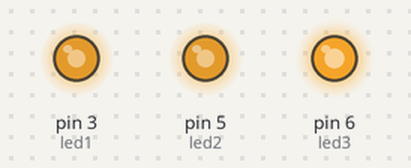
The sketch below on a simulated Arduino Uno, built with avr-gcc and run on an emulated ATmega328P. Parts: output pins drawn as LEDs (lit = HIGH). Random numbers use the default seed unless the sketch sets one.

Above: at 0.37 s.
At 7.48 s:
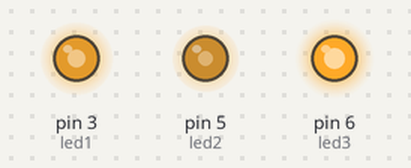
At 10.59 s:
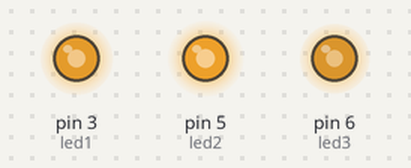
At 21.12 s:
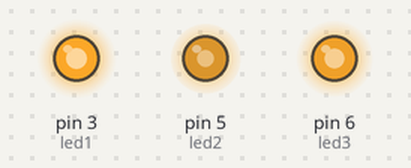
At 28.18 s:
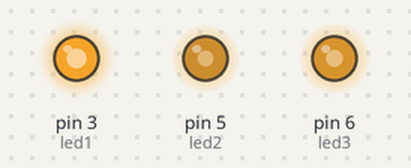
At 39.32 s:
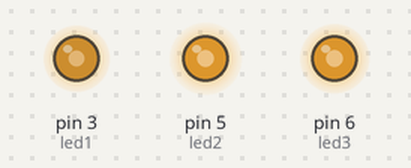
Timing chart, 0 to 40.0 s (numbered marks = the images above):
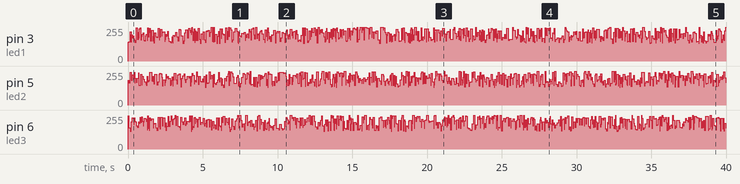

The sketch:

EfectoFuegoDefine.ino
```cpp
/*
  Efecto fuego con define
 */

#define BRILLOMINIMO 135
#define BRILLOVARIALBLE 120
#define ESPERA 100
int led1=3;
int led2=5;
int led3=6;

void setup() {
  pinMode(led1, OUTPUT);
  pinMode(led2, OUTPUT);
  pinMode(led3, OUTPUT);
}

void loop() {
  analogWrite(led1, BRILLOMINIMO+random(BRILLOVARIALBLE));
  analogWrite(led2, BRILLOMINIMO+random(BRILLOVARIALBLE));
  analogWrite(led3, BRILLOMINIMO+random(BRILLOVARIALBLE));

  delay(random(ESPERA));
}
```
